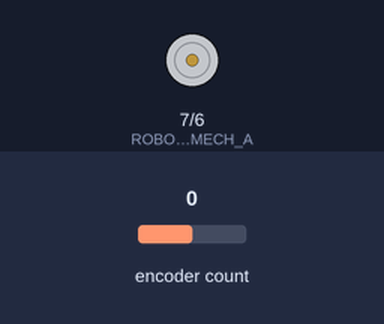
A sketch run on a simulated Arduino Uno, built with avr-gcc and run on an emulated ATmega328P. Parts: motor-driver pin pairs drawn as motors (green arrow = first pin HIGH = forward, orange = second pin HIGH = backward, longer = more drive). The inputs (shaded band) are chosen by the test bench; at power-on: encoder count 0. What the sketch prints to the serial monitor is not drawn.

Above: at 0.1 s.
At 0.45 s:
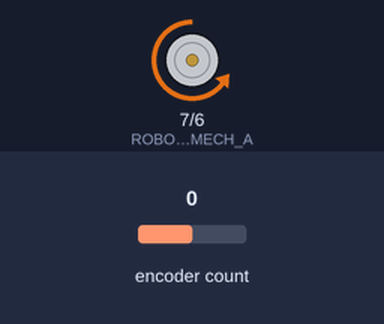
At 0.8 s:
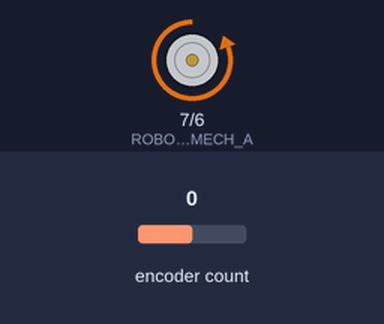
Timing chart, 0 to 2.3 s (numbered marks = the images above):
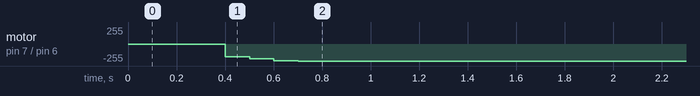

Measured:
- by itself, motor on pin 7 (ROBOT_MOTOR_MECH_A) / pin 6 (ROBOT_MOTOR_MECH_B): stopped → backward 194/255 at 0.40 s, → backward 221/255 0.10 s later, → backward 248/255 0.10 s later, → backward 255/255 0.10 s later

The sketch:

kachew.ino
```cpp
#include <Encoder.h>
#include <PID_v1.h>
#define ROBOT_MOTOR_MECH_A 7
#define ROBOT_MOTOR_MECH_B 6

const double Kp = 1.55;
const double Ki = 2.5;
const double Kd = 0.35;

double Setpoint, actual_rpm, Output;
double newPosition = 0.0;
PID myPID(&newPosition, &Output, &Setpoint, Kp, Ki, Kd, DIRECT);
Encoder motor(20, 21);
float oldPosition = -999;
unsigned long tinit = millis();

void setup() {
  newPosition = 0;
  Setpoint = 108.0;
  myPID.SetMode(AUTOMATIC);
  pinMode(ROBOT_MOTOR_MECH_A, OUTPUT);
  pinMode(ROBOT_MOTOR_MECH_B, OUTPUT);
  Serial.begin(115200);
  digitalWrite(LED_BUILTIN, HIGH);
  delay(200);
  digitalWrite(LED_BUILTIN, LOW);
  delay(200);
  digitalWrite(LED_BUILTIN, HIGH);


  //
  //  Serial.println("<Arduino is ready>");
}

void loop() {
  newPosition = motor.read();
  if (newPosition != oldPosition) {
    oldPosition = newPosition;
  }
  //  recvWithStartEndMarkers();
  //  Serial.println(Setpoint);
//  Serial.print("Setpoint ");
//  Serial.print(Setpoint);
//  Serial.print(" Output ");
//  Serial.print(Output);
//  Serial.print(" CurrentPos ");
//  Serial.println(newPosition);
  Serial.println(newPosition-Setpoint);
  analogWrite(ROBOT_MOTOR_MECH_A, 0);
  analogWrite(ROBOT_MOTOR_MECH_B, Output); // CHANGE THIS LATER TO OUTPUT IF TESTING
  myPID.Compute();
  if (millis()-tinit>1000) {
      Setpoint += 108.0;
      tinit = millis();
  }
  //  replyToPython();
}
```
